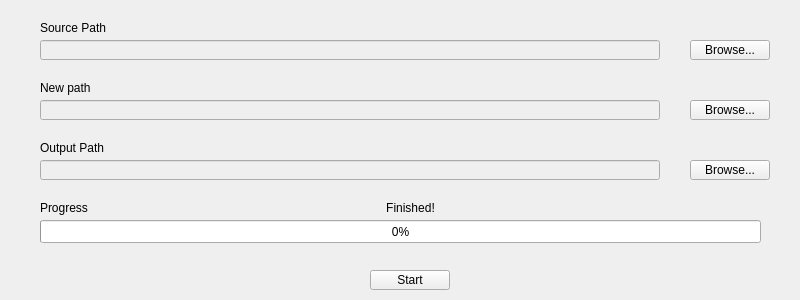
<?xml version="1.0" encoding="UTF-8"?>
<ui version="4.0">
 <class>MainWindow</class>
 <widget class="QMainWindow" name="MainWindow">
  <property name="geometry">
   <rect>
    <x>0</x>
    <y>0</y>
    <width>800</width>
    <height>300</height>
   </rect>
  </property>
  <property name="windowTitle">
   <string>MainWindow</string>
  </property>
  <widget class="QWidget" name="centralWidget">
   <widget class="QLineEdit" name="lineEdit">
    <property name="enabled">
     <bool>false</bool>
    </property>
    <property name="geometry">
     <rect>
      <x>40</x>
      <y>40</y>
      <width>620</width>
      <height>20</height>
     </rect>
    </property>
   </widget>
   <widget class="QLineEdit" name="lineEdit_2">
    <property name="enabled">
     <bool>false</bool>
    </property>
    <property name="geometry">
     <rect>
      <x>40</x>
      <y>100</y>
      <width>620</width>
      <height>20</height>
     </rect>
    </property>
   </widget>
   <widget class="QLineEdit" name="lineEdit_3">
    <property name="enabled">
     <bool>false</bool>
    </property>
    <property name="geometry">
     <rect>
      <x>40</x>
      <y>160</y>
      <width>620</width>
      <height>20</height>
     </rect>
    </property>
   </widget>
   <widget class="QLabel" name="label">
    <property name="geometry">
     <rect>
      <x>40</x>
      <y>20</y>
      <width>251</width>
      <height>16</height>
     </rect>
    </property>
    <property name="text">
     <string>Source Path</string>
    </property>
   </widget>
   <widget class="QLabel" name="label_2">
    <property name="geometry">
     <rect>
      <x>40</x>
      <y>80</y>
      <width>181</width>
      <height>16</height>
     </rect>
    </property>
    <property name="text">
     <string>New path</string>
    </property>
   </widget>
   <widget class="QLabel" name="label_3">
    <property name="geometry">
     <rect>
      <x>40</x>
      <y>140</y>
      <width>151</width>
      <height>16</height>
     </rect>
    </property>
    <property name="text">
     <string>Output Path</string>
    </property>
   </widget>
   <widget class="QPushButton" name="pushButton">
    <property name="geometry">
     <rect>
      <x>690</x>
      <y>40</y>
      <width>80</width>
      <height>20</height>
     </rect>
    </property>
    <property name="text">
     <string>Browse...</string>
    </property>
   </widget>
   <widget class="QPushButton" name="pushButton_2">
    <property name="geometry">
     <rect>
      <x>690</x>
      <y>100</y>
      <width>80</width>
      <height>20</height>
     </rect>
    </property>
    <property name="text">
     <string>Browse...</string>
    </property>
   </widget>
   <widget class="QPushButton" name="pushButton_3">
    <property name="geometry">
     <rect>
      <x>690</x>
      <y>160</y>
      <width>80</width>
      <height>20</height>
     </rect>
    </property>
    <property name="text">
     <string>Browse...</string>
    </property>
   </widget>
   <widget class="QPushButton" name="pushButton_4">
    <property name="geometry">
     <rect>
      <x>370</x>
      <y>270</y>
      <width>80</width>
      <height>20</height>
     </rect>
    </property>
    <property name="text">
     <string>Start</string>
    </property>
   </widget>
   <widget class="QLabel" name="label_4">
    <property name="geometry">
     <rect>
      <x>40</x>
      <y>200</y>
      <width>151</width>
      <height>16</height>
     </rect>
    </property>
    <property name="text">
     <string>Progress</string>
    </property>
   </widget>
   <widget class="QProgressBar" name="progressBar">
    <property name="geometry">
     <rect>
      <x>40</x>
      <y>220</y>
      <width>721</width>
      <height>23</height>
     </rect>
    </property>
    <property name="value">
     <number>0</number>
    </property>
   </widget>
   <widget class="QLabel" name="label_5">
    <property name="geometry">
     <rect>
      <x>370</x>
      <y>200</y>
      <width>81</width>
      <height>16</height>
     </rect>
    </property>
    <property name="text">
     <string>Finished!</string>
    </property>
    <property name="alignment">
     <set>Qt::AlignCenter</set>
    </property>
   </widget>
  </widget>
 </widget>
 <layoutdefault spacing="6" margin="11"/>
 <resources/>
 <connections/>
</ui>
